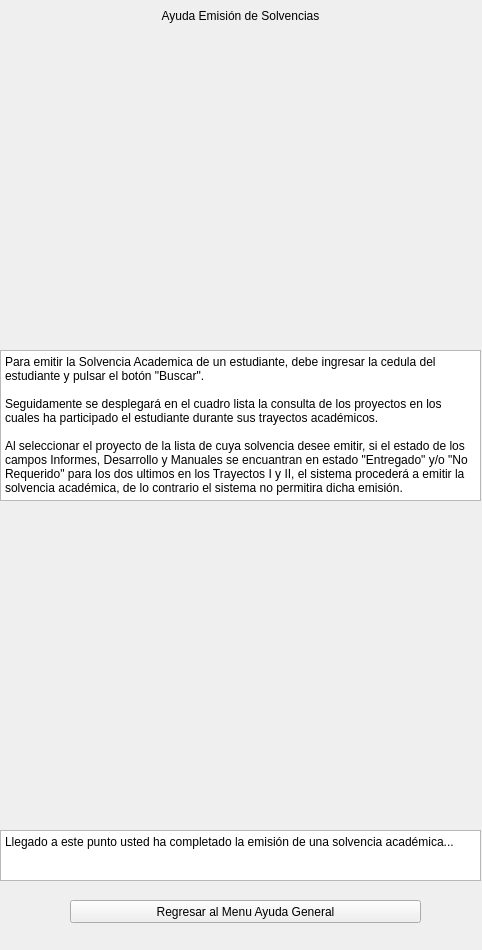
     <widget class="QWidget" name="scrollAreaWidgetContents_9">
      <property name="geometry">
       <rect>
        <x>0</x>
        <y>-441</y>
        <width>482</width>
        <height>950</height>
       </rect>
      </property>
      <property name="minimumSize">
       <size>
        <width>0</width>
        <height>950</height>
       </size>
      </property>
      <widget class="QLabel" name="lblTitulo_10">
       <property name="geometry">
        <rect>
         <x>0</x>
         <y>0</y>
         <width>481</width>
         <height>31</height>
        </rect>
       </property>
       <property name="text">
        <string>Ayuda Emisión de Solvencias</string>
       </property>
       <property name="alignment">
        <set>Qt::AlignCenter</set>
       </property>
      </widget>
      <widget class="QPlainTextEdit" name="plainTextEdit_16">
       <property name="geometry">
        <rect>
         <x>0</x>
         <y>350</y>
         <width>481</width>
         <height>151</height>
        </rect>
       </property>
       <property name="plainText">
        <string>Para emitir la Solvencia Academica de un estudiante, debe ingresar la cedula del estudiante y pulsar el botón &quot;Buscar&quot;.

Seguidamente se desplegará en el cuadro lista la consulta de los proyectos en los cuales ha participado el estudiante durante sus trayectos académicos.

Al seleccionar el proyecto de la lista de cuya solvencia desee emitir, si el estado de los campos Informes, Desarrollo y Manuales se encuantran en estado &quot;Entregado&quot; y/o &quot;No Requerido&quot; para los dos ultimos en los Trayectos I y II, el sistema procederá a emitir la solvencia académica, de lo contrario el sistema no permitira dicha emisión.</string>
       </property>
      </widget>
      <widget class="QLabel" name="label_26">
       <property name="geometry">
        <rect>
         <x>0</x>
         <y>40</y>
         <width>481</width>
         <height>301</height>
        </rect>
       </property>
       <property name="text">
        <string/>
       </property>
       <property name="pixmap">
        <pixmap>img/Emision_Solvencias.jpg</pixmap>
       </property>
       <property name="scaledContents">
        <bool>true</bool>
       </property>
      </widget>
      <widget class="QLabel" name="label_27">
       <property name="geometry">
        <rect>
         <x>0</x>
         <y>510</y>
         <width>481</width>
         <height>301</height>
        </rect>
       </property>
       <property name="text">
        <string/>
       </property>
       <property name="pixmap">
        <pixmap>img/Solvencia.jpg</pixmap>
       </property>
       <property name="scaledContents">
        <bool>true</bool>
       </property>
      </widget>
      <widget class="QPlainTextEdit" name="plainTextEdit_17">
       <property name="geometry">
        <rect>
         <x>0</x>
         <y>830</y>
         <width>481</width>
         <height>51</height>
        </rect>
       </property>
       <property name="plainText">
        <string>Llegado a este punto usted ha completado la emisión de una solvencia académica...</string>
       </property>
      </widget>
      <widget class="QPushButton" name="btnRegresarMenuGeneral_9">
       <property name="geometry">
        <rect>
         <x>70</x>
         <y>900</y>
         <width>351</width>
         <height>23</height>
        </rect>
       </property>
       <property name="text">
        <string>Regresar al Menu Ayuda General</string>
       </property>
      </widget>
     </widget>
